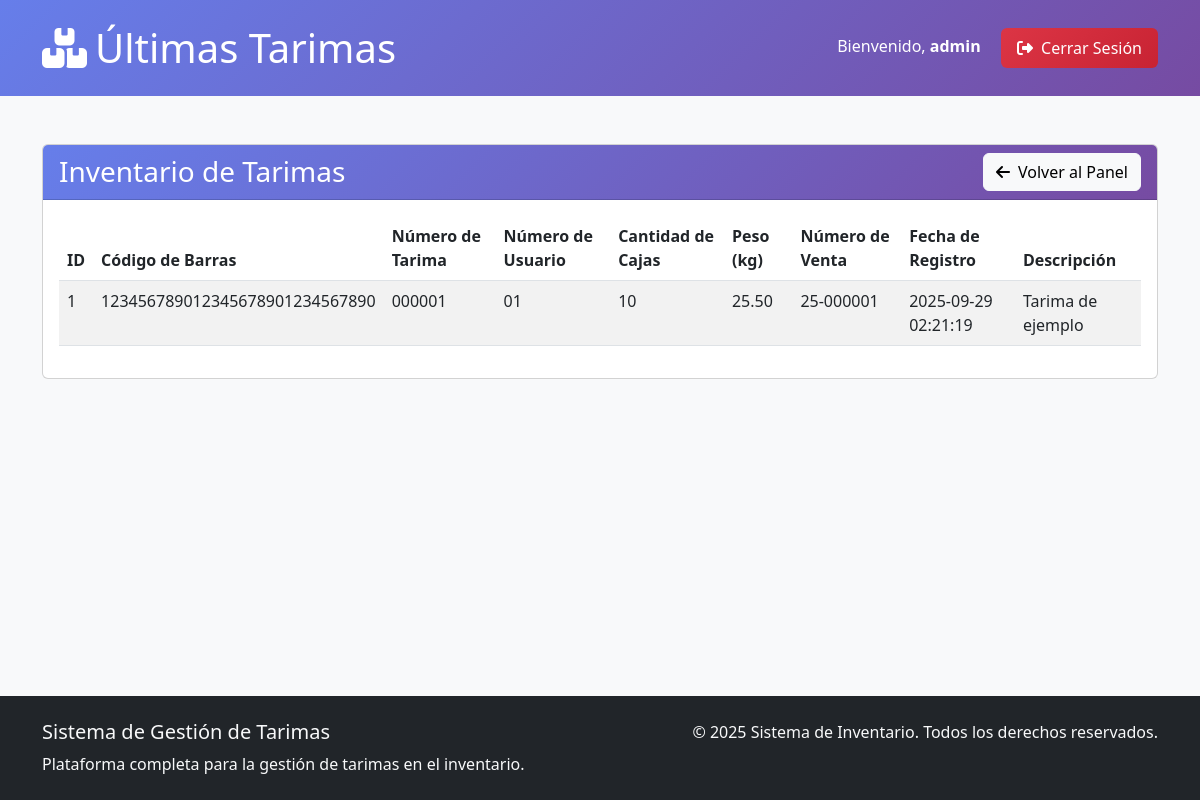
/tarimas (signed in), run on an earlier commit of the app's database.
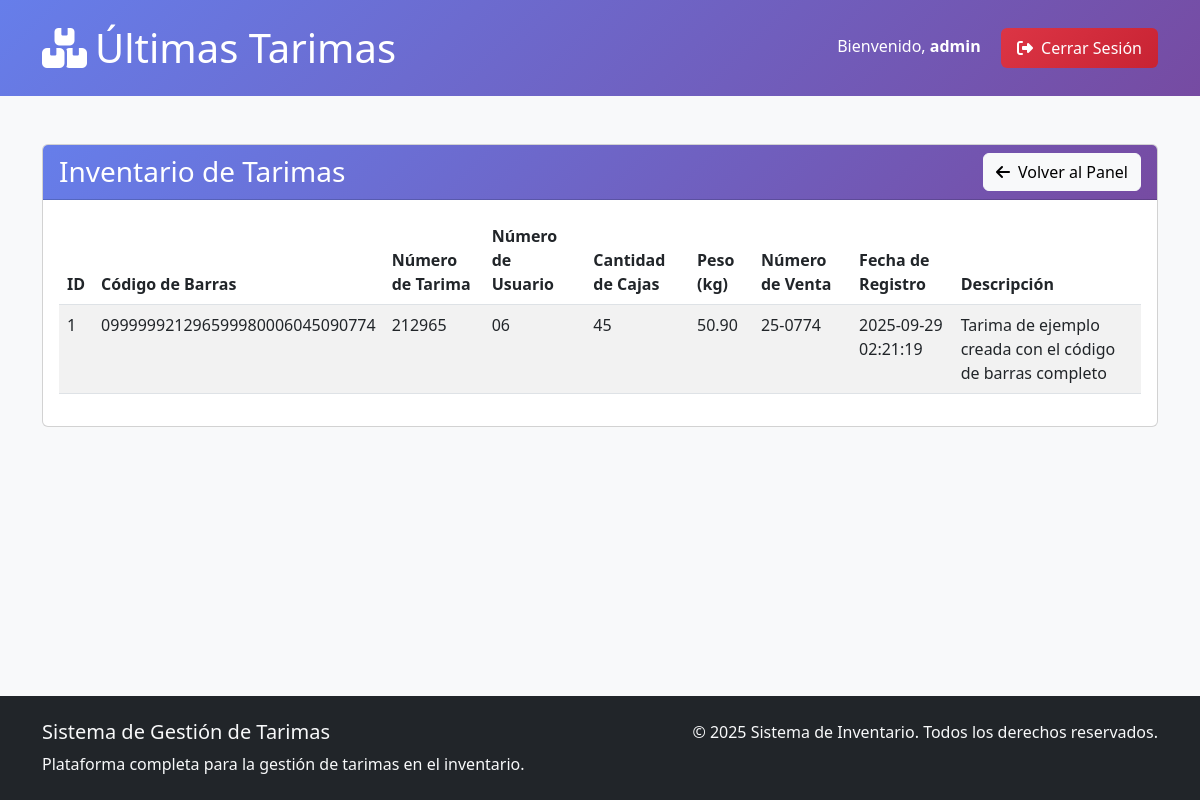
And on a later commit of the database.
### tables this page shows
CREATE TABLE tarimas (
    id_tarima INT AUTO_INCREMENT PRIMARY KEY,
    codigo_barras VARCHAR(30) NOT NULL,
    numero_tarima VARCHAR(6) NOT NULL,
    numero_usuario VARCHAR(2) NOT NULL,
    cantidad_cajas INT NOT NULL,
    peso DECIMAL(10,2) DEFAULT 0.00,
    numero_venta VARCHAR(10) NOT NULL,
    descripcion TEXT,
    id_usuario INT NOT NULL,
    fecha_registro TIMESTAMP DEFAULT CURRENT_TIMESTAMP
);

### controllers/TarimaController.php (called while the page is built, shortened)
<?php
require_once __DIR__ . '/Controller.php';
require_once __DIR__ . '/../models/Tarima.php';
class TarimaController extends Controller {
    private $tarimaModel;
    public function __construct() {
        $this->tarimaModel = new Tarima();
    }
    public function listarTarimas() {
        $tarimas = $this->tarimaModel->getLastTarimas(1000);
        $data = [
            'username' => $_SESSION['username'],
            'tarimas' => $tarimas
        ];
        $this->view('tarimas/listar_tarimas', $data);
    }
}

### models/Database.php (called while the page is built)
<?php
class Database {
    private static $instance = null;
    private $pdo;
    private function __construct() {
        try {
            $this->pdo = new PDO("mysql:host=" . DB_HOST . ";dbname=" . DB_NAME, DB_USER, DB_PASS);
            $this->pdo->setAttribute(PDO::ATTR_ERRMODE, PDO::ERRMODE_EXCEPTION);
        } catch(PDOException $e) {
            die("Error de conexión: " . $e->getMessage());
        }
    }
    public static function getInstance() {
        if (self::$instance === null) {
            self::$instance = new self();
        }
        return self::$instance;
    }
    public function getConnection() {
        return $this->pdo;
    }
}

### models/Tarima.php (called while the page is built, shortened)
<?php
require_once __DIR__ . '/Database.php';
class Tarima {
    private $db;
    public function __construct() {
        $this->db = Database::getInstance()->getConnection();
    }
    public function getLastTarimas($limit = 1000) {
        $limit = (int)$limit;
        $limit = min($limit, 10000);
        $stmt = $this->db->prepare("SELECT * FROM tarimas ORDER BY fecha_registro DESC LIMIT " . $limit);
        $stmt->execute();
        return $stmt->fetchAll(PDO::FETCH_ASSOC);
    }
}

### views/tarimas/listar_tarimas.php (the view)
<header class="form-header">
    <div class="container">
        <div class="row align-items-center">
            <div class="col-md-8">
                <h1 class="mb-0"><i class="fas fa-boxes me-2"></i>Últimas Tarimas</h1>
            </div>
            <div class="col-md-4 text-md-end">
                <span class="me-3">Bienvenido, <strong><?= htmlspecialchars($username ?? ''); ?></strong></span>
                <a href="<?= BASE_URL ?>/auth/logout" class="btn logout-btn text-white">
                    <i class="fas fa-sign-out-alt me-1"></i> Cerrar Sesión
                </a>
            </div>
        </div>
    </div>
</header>
<div class="container my-5">
    <div class="card">
        <div class="card-header d-flex justify-content-between align-items-center" style="background: linear-gradient(135deg, #667eea 0%, #764ba2 100%); color: white; ">
            <h3 class="mb-0">Inventario de Tarimas</h3>
            <a href="<?= BASE_URL ?>/dashboard" class="btn btn-light">
                <i class="fas fa-arrow-left me-2"></i>Volver al Panel
            </a>
        </div>
        <div class="card-body">
            <div class="table-responsive">
                <table class="table table-striped table-hover">
                    <thead>
                        <tr style="background: linear-gradient(135deg, #667eea 0%, #764ba2 100%); color: white;">
                            <th>ID</th>
                            <th>Código de Barras</th>
                            <th>Número de Tarima</th>
                            <th>Número de Usuario</th>
                            <th>Cantidad de Cajas</th>
                            <th>Peso (kg)</th>
                            <th>Número de Venta</th>
                            <th>Fecha de Registro</th>
                            <th>Descripción</th>
                        </tr>
                    </thead>
                    <tbody>
                        <?php if (!empty($tarimas)): ?>
                            <?php foreach ($tarimas as $tarima): ?>
                                <tr>
                                    <td><?= htmlspecialchars($tarima['id_tarima']); ?></td>
                                    <td><?= htmlspecialchars($tarima['codigo_barras']); ?></td>
                                    <td><?= htmlspecialchars($tarima['numero_tarima']); ?></td>
                                    <td><?= htmlspecialchars($tarima['numero_usuario']); ?></td>
                                    <td><?= htmlspecialchars($tarima['cantidad_cajas']); ?></td>
                                    <td><?= htmlspecialchars($tarima['peso']); ?></td>
                                    <td><?= htmlspecialchars($tarima['numero_venta']); ?></td>
                                    <td><?= htmlspecialchars($tarima['fecha_registro']); ?></td>
                                    <td><?= htmlspecialchars($tarima['descripcion']); ?></td>
                                </tr>
                            <?php endforeach; ?>
                        <?php else: ?>
                            <tr>
                                <td colspan="9" class="text-center text-muted">No hay tarimas registradas aún.</td>
                            </tr>
                        <?php endif; ?>
                    </tbody>
                </table>
            </div>
        </div>
    </div>
</div>

### public/index.php (shortened to what this page needs)
<?php
require_once PROJECT_ROOT . '/models/Database.php';
require_once PROJECT_ROOT . '/models/Tarima.php';
require_once PROJECT_ROOT . '/controllers/Controller.php';
require_once PROJECT_ROOT . '/controllers/TarimaController.php';
$uri = parse_url($_SERVER['REQUEST_URI'], PHP_URL_PATH);
$basePath = '/appphp';
if (strpos($uri, $basePath) === 0) {
    $uri = substr($uri, strlen($basePath));
}
if ($uri === '/' || $uri === '' || $uri === '/public') {
    if (isset($_SESSION['user_logged_in']) && $_SESSION['user_logged_in'] === true) {
        header('Location: ' . BASE_URL . '/dashboard');
        exit;
    } else {
        header('Location: ' . BASE_URL . '/auth/login');
        exit;
    }
} elseif ($uri === '/auth/login' && $_SERVER['REQUEST_METHOD'] === 'GET') {
    $controller = new AuthController();
    $controller->showLogin();
} elseif ($uri === '/auth/login' && $_SERVER['REQUEST_METHOD'] === 'POST') {
    $controller = new AuthController();
    $controller->login();
} elseif ($uri === '/auth/register' && $_SERVER['REQUEST_METHOD'] === 'GET') {
    $controller = new AuthController();
    $controller->showRegister();
} elseif ($uri === '/auth/register' && $_SERVER['REQUEST_METHOD'] === 'POST') {
    $controller = new AuthController();
    $controller->register();
} elseif ($uri === '/auth/logout') {
    $controller = new AuthController();
    $controller->logout();
} elseif ($uri === '/dashboard' && isset($_SESSION['user_logged_in'])) {
    $controller = new DashboardController();
    $controller->index();
} elseif ($uri === '/tarimas/nueva_tarima' && isset($_SESSION['user_logged_in'])) {
    $controller = new TarimaController();
    $controller->nuevaTarima();
} elseif ($uri === '/tarimas/guardar' && $_SERVER['REQUEST_METHOD'] === 'POST' && isset($_SESSION['user_logged_in'])) {
    $controller = new TarimaController();
    $controller->guardarTarima();
} elseif ($uri === '/tarimas' && isset($_SESSION['user_logged_in'])) {
    $controller = new TarimaController();
    $controller->listarTarimas();
} else {
    http_response_code(404);
    echo "Página no encontrada";
}

### controllers/Controller.php (shortened to what this page needs)
<?php
class Controller {
    protected $viewPath;
    public function __construct() {
        $this->viewPath = __DIR__ . '/../views/';
    }
    protected function view($view, $data = []) {
        $viewFile = $this->viewPath . $view . '.php';
        if (file_exists($viewFile)) {
            $safeData = [];
            foreach ($data as $key => $value) {
                if (is_string($key) && preg_match('/^[a-zA-Z_][a-zA-Z0-9_]*$/', $key)) {
                    $safeData[$key] = $value;
                }
            }
            extract($safeData);
            require_once $viewFile;
            $content = ob_get_clean();
            require_once $this->viewPath . 'layouts/main.php';
        } else {
            throw new Exception("Vista no encontrada: {$viewFile}");
        }
    }
}
?>

### views/layouts/main.php (shortened to what this page needs)
<!DOCTYPE html>
<html lang="es">
<head>
    <link href="https://cdn.jsdelivr.net/npm/bootstrap@5.3.0/dist/css/bootstrap.min.css" rel="stylesheet">
    <link rel="stylesheet" href="https://cdnjs.cloudflare.com/ajax/libs/font-awesome/6.4.0/css/all.min.css">
</head>
<body>
    <div class="main-content">
        <?= $content ?? " "?>
    </div>
    <footer class="bg-dark text-light py-4 mt-auto">
        <div class="container">
            <div class="row">
                <div class="col-md-6">
                    <h5>Sistema de Gestión de Tarimas</h5>
                    <p class="mb-0">Plataforma completa para la gestión de tarimas en el inventario.</p>
                </div>
                <div class="col-md-6 text-md-end">
                    <p class="mb-0">&copy; 2025 Sistema de Inventario. Todos los derechos reservados.</p>
                </div>
            </div>
        </div>
    </footer>
</body>
</html>

### views/layouts/main.php (style rules this page uses)
body { background-color: #f8f9fa; font-family: 'Segoe UI', Tahoma, Geneva, Verdana, sans-serif; display: flex; flex-direction: column; min-height: 100vh; }
.form-header { background: linear-gradient(135deg, #667eea 0%, #764ba2 100%); color: white; padding: 1.5rem 0; }
.logout-btn { background: linear-gradient(135deg, #dc3545 0%, #c82333 100%); border: none; padding: 8px 16px; font-weight: 500; }
.main-content { flex: 1; }

What changed in the data, as far as the page shows it:
changed tarimas id 1: codigo_barras "123456789012345678901234567890" → "099999921296599980006045090774"; numero_tarima "000001" → "212965"; numero_usuario "01" → "06"; cantidad_cajas "10" → "45"; peso "25.50" → "50.90"; numero_venta "25-000001" → "25-0774"; descripcion "Tarima de ejemplo" → "Tarima de ejemplo creada con el código de barras completo"
